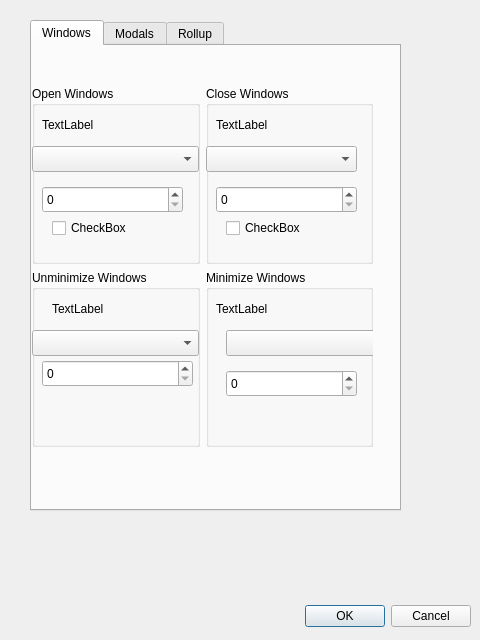
<?xml version="1.0" encoding="UTF-8"?>
<ui version="4.0">
 <class>Dialog</class>
 <widget class="QDialog" name="Dialog">
  <property name="geometry">
   <rect>
    <x>0</x>
    <y>0</y>
    <width>480</width>
    <height>640</height>
   </rect>
  </property>
  <property name="windowTitle">
   <string>Dialog</string>
  </property>
  <widget class="QDialogButtonBox" name="buttonBox">
   <property name="geometry">
    <rect>
     <x>10</x>
     <y>600</y>
     <width>461</width>
     <height>32</height>
    </rect>
   </property>
   <property name="orientation">
    <enum>Qt::Horizontal</enum>
   </property>
   <property name="standardButtons">
    <set>QDialogButtonBox::Cancel|QDialogButtonBox::Ok</set>
   </property>
  </widget>
  <widget class="QTabWidget" name="tabWidget">
   <property name="geometry">
    <rect>
     <x>30</x>
     <y>20</y>
     <width>371</width>
     <height>491</height>
    </rect>
   </property>
   <property name="currentIndex">
    <number>0</number>
   </property>
   <widget class="QWidget" name="tab">
    <attribute name="title">
     <string>Windows</string>
    </attribute>
    <widget class="QWidget" name="gridLayoutWidget">
     <property name="geometry">
      <rect>
       <x>0</x>
       <y>40</y>
       <width>341</width>
       <height>361</height>
      </rect>
     </property>
     <layout class="QGridLayout" name="gridLayout">
      <item row="1" column="1">
       <widget class="QGroupBox" name="groupBox_4">
        <property name="title">
         <string>Minimize Windows</string>
        </property>
        <widget class="QComboBox" name="comboBox_4">
         <property name="geometry">
          <rect>
           <x>20</x>
           <y>60</y>
           <width>166</width>
           <height>26</height>
          </rect>
         </property>
        </widget>
        <widget class="QSpinBox" name="spinBox_4">
         <property name="geometry">
          <rect>
           <x>20</x>
           <y>100</y>
           <width>131</width>
           <height>27</height>
          </rect>
         </property>
        </widget>
        <widget class="QLabel" name="label_4">
         <property name="geometry">
          <rect>
           <x>10</x>
           <y>30</y>
           <width>58</width>
           <height>18</height>
          </rect>
         </property>
         <property name="text">
          <string>TextLabel</string>
         </property>
        </widget>
       </widget>
      </item>
      <item row="0" column="1">
       <widget class="QGroupBox" name="groupBox_3">
        <property name="title">
         <string>Close Windows</string>
        </property>
        <widget class="QComboBox" name="comboBox_2">
         <property name="geometry">
          <rect>
           <x>0</x>
           <y>60</y>
           <width>151</width>
           <height>26</height>
          </rect>
         </property>
        </widget>
        <widget class="QSpinBox" name="spinBox_2">
         <property name="geometry">
          <rect>
           <x>10</x>
           <y>100</y>
           <width>141</width>
           <height>27</height>
          </rect>
         </property>
        </widget>
        <widget class="QLabel" name="label_2">
         <property name="geometry">
          <rect>
           <x>10</x>
           <y>30</y>
           <width>58</width>
           <height>18</height>
          </rect>
         </property>
         <property name="text">
          <string>TextLabel</string>
         </property>
        </widget>
        <widget class="QCheckBox" name="checkBox_2">
         <property name="geometry">
          <rect>
           <x>20</x>
           <y>130</y>
           <width>85</width>
           <height>24</height>
          </rect>
         </property>
         <property name="text">
          <string>CheckBox</string>
         </property>
        </widget>
       </widget>
      </item>
      <item row="0" column="0">
       <widget class="QGroupBox" name="groupBox">
        <property name="title">
         <string>Open Windows</string>
        </property>
        <widget class="QComboBox" name="comboBox">
         <property name="geometry">
          <rect>
           <x>0</x>
           <y>60</y>
           <width>167</width>
           <height>26</height>
          </rect>
         </property>
        </widget>
        <widget class="QSpinBox" name="spinBox">
         <property name="geometry">
          <rect>
           <x>10</x>
           <y>100</y>
           <width>141</width>
           <height>27</height>
          </rect>
         </property>
        </widget>
        <widget class="QLabel" name="label">
         <property name="geometry">
          <rect>
           <x>10</x>
           <y>30</y>
           <width>58</width>
           <height>18</height>
          </rect>
         </property>
         <property name="text">
          <string>TextLabel</string>
         </property>
        </widget>
        <widget class="QCheckBox" name="checkBox">
         <property name="geometry">
          <rect>
           <x>20</x>
           <y>130</y>
           <width>85</width>
           <height>24</height>
          </rect>
         </property>
         <property name="text">
          <string>CheckBox</string>
         </property>
        </widget>
       </widget>
      </item>
      <item row="1" column="0">
       <widget class="QGroupBox" name="groupBox_2">
        <property name="title">
         <string>Unminimize Windows</string>
        </property>
        <widget class="QComboBox" name="comboBox_3">
         <property name="geometry">
          <rect>
           <x>0</x>
           <y>60</y>
           <width>167</width>
           <height>26</height>
          </rect>
         </property>
        </widget>
        <widget class="QSpinBox" name="spinBox_3">
         <property name="geometry">
          <rect>
           <x>10</x>
           <y>90</y>
           <width>151</width>
           <height>27</height>
          </rect>
         </property>
        </widget>
        <widget class="QLabel" name="label_3">
         <property name="geometry">
          <rect>
           <x>20</x>
           <y>30</y>
           <width>58</width>
           <height>18</height>
          </rect>
         </property>
         <property name="text">
          <string>TextLabel</string>
         </property>
        </widget>
       </widget>
      </item>
     </layout>
    </widget>
   </widget>
   <widget class="QWidget" name="tab_2">
    <attribute name="title">
     <string>Modals</string>
    </attribute>
   </widget>
   <widget class="QWidget" name="tab_3">
    <attribute name="title">
     <string>Rollup</string>
    </attribute>
   </widget>
  </widget>
 </widget>
 <resources/>
 <connections>
  <connection>
   <sender>buttonBox</sender>
   <signal>accepted()</signal>
   <receiver>Dialog</receiver>
   <slot>accept()</slot>
   <hints>
    <hint type="sourcelabel">
     <x>248</x>
     <y>254</y>
    </hint>
    <hint type="destinationlabel">
     <x>157</x>
     <y>274</y>
    </hint>
   </hints>
  </connection>
  <connection>
   <sender>buttonBox</sender>
   <signal>rejected()</signal>
   <receiver>Dialog</receiver>
   <slot>reject()</slot>
   <hints>
    <hint type="sourcelabel">
     <x>316</x>
     <y>260</y>
    </hint>
    <hint type="destinationlabel">
     <x>286</x>
     <y>274</y>
    </hint>
   </hints>
  </connection>
 </connections>
</ui>
